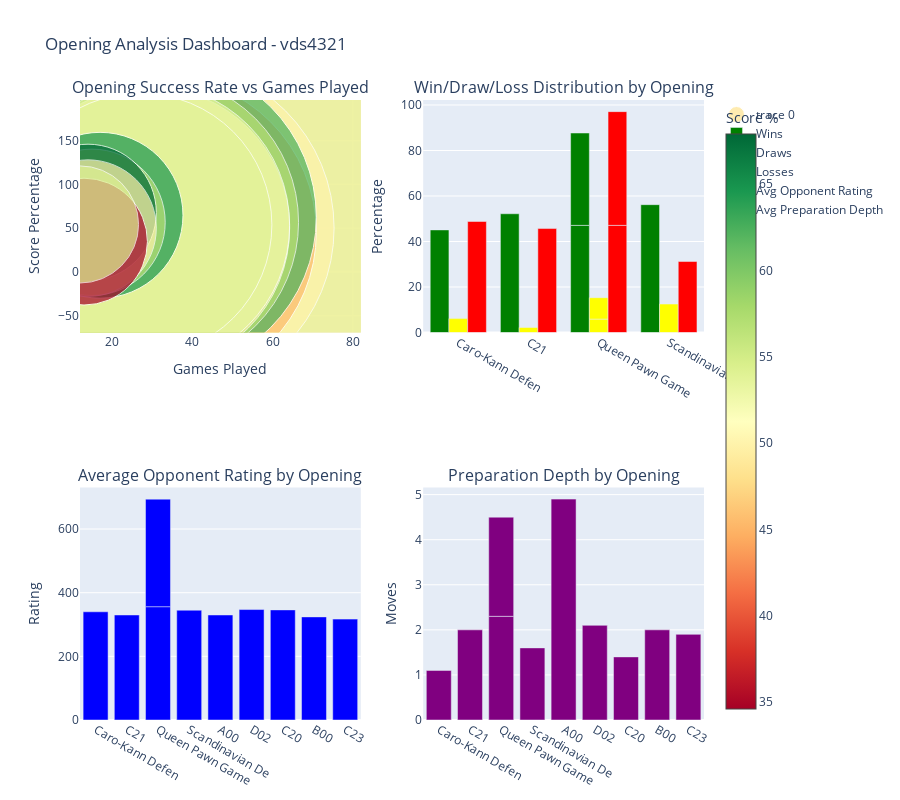

Here is the notebook cell this chart was saved with:
### Markdown cell above
## Step 4: Opening Performance Visualization

Create interactive visualizations of your opening performance.

### Code cell
if opening_analysis and len(opening_df) > 0:
    # Filter openings with at least 3 games for meaningful analysis
    significant_openings = opening_df[opening_df['total_games'] >= 3].head(15)
    
    # Create opening performance chart
    fig = make_subplots(
        rows=2, cols=2,
        subplot_titles=(
            'Opening Success Rate vs Games Played',
            'Win/Draw/Loss Distribution by Opening',
            'Average Opponent Rating by Opening',
            'Preparation Depth by Opening'
        ),
        specs=[[{"secondary_y": False}, {"type": "bar"}],
               [{"secondary_y": False}, {"secondary_y": False}]]
    )
    
    # Chart 1: Success rate vs games played (bubble chart)
    fig.add_trace(
        go.Scatter(
            x=significant_openings['total_games'],
            y=significant_openings['score_percentage'],
            mode='markers',
            marker=dict(
                size=significant_openings['total_games'],
                sizemode='diameter',
                sizeref=2.*max(significant_openings['total_games'])/(40.**2),
                sizemin=4,
                color=significant_openings['score_percentage'],
                colorscale='RdYlGn',
                showscale=True,
                colorbar=dict(title="Score %")
            ),
            text=[name[:20] for name in significant_openings['name']],
            textposition="middle center",
            hovertemplate='<b>%{text}</b><br>Games: %{x}<br>Score: %{y:.1f}%<extra></extra>'
        ),
        row=1, col=1
    )
    
    # Chart 2: Win/Draw/Loss distribution (stacked bar)
    top_5_openings = significant_openings.head(5)
    
    fig.add_trace(
        go.Bar(
            name='Wins',
            x=[name[:15] for name in top_5_openings['name']],
            y=top_5_openings['win_rate'],
            marker_color='green'
        ),
        row=1, col=2
    )
    
    fig.add_trace(
        go.Bar(
            name='Draws',
            x=[name[:15] for name in top_5_openings['name']],
            y=top_5_openings['draw_rate'],
            marker_color='yellow'
        ),
        row=1, col=2
    )
    
    fig.add_trace(
        go.Bar(
            name='Losses',
            x=[name[:15] for name in top_5_openings['name']],
            y=top_5_openings['loss_rate'],
            marker_color='red'
        ),
        row=1, col=2
    )
    
    # Chart 3: Average opponent rating
    fig.add_trace(
        go.Bar(
            x=[name[:15] for name in significant_openings.head(10)['name']],
            y=significant_openings.head(10)['avg_opponent_rating'],
            marker_color='blue',
            name='Avg Opponent Rating'
        ),
        row=2, col=1
    )
    
    # Chart 4: Preparation depth
    prep_data = significant_openings[significant_openings['avg_preparation_depth'] > 0].head(10)
    if len(prep_data) > 0:
        fig.add_trace(
            go.Bar(
                x=[name[:15] for name in prep_data['name']],
                y=prep_data['avg_preparation_depth'],
                marker_color='purple',
                name='Avg Preparation Depth'
            ),
            row=2, col=2
        )
    
    # Update layout
    fig.update_layout(
        height=800,
        title_text=f"Opening Analysis Dashboard - {USERNAME}",
        showlegend=True
    )
    
    # Update axes labels
    fig.update_xaxes(title_text="Games Played", row=1, col=1)
    fig.update_yaxes(title_text="Score Percentage", row=1, col=1)
    fig.update_yaxes(title_text="Percentage", row=1, col=2)
    fig.update_yaxes(title_text="Rating", row=2, col=1)
    fig.update_yaxes(title_text="Moves", row=2, col=2)
    
    fig.show()
    
else:
    print("❌ Insufficient data for opening visualization")

### Figure 1 — Plotly figure (JSON) as saved in the notebook; plotly's stock layout.template omitted (floating-point values rounded to 4 significant figures)
{"data": [{"hovertemplate": "<b>%{text}</b><br>Games: %{x}<br>Score: %{y:.1f}%<extra></extra>", "marker": {"color": [48.2, 53.3, 50.0, 45.3, 62.5, 56.7, 50.0, 53.4, 53.7, 64.7, 56.7, 67.9, 50.0, 34.6, 54.2], "colorbar": {"title": {"text": "Score %"}}, "colorscale": [[0, "rgb(165,0,38)"], [0.1, "rgb(215,48,39)"], [0.2, "rgb(244,109,67)"], [0.3, "rgb(253,174,97)"], [0.4, "rgb(254,224,139)"], [0.5, "rgb(255,255,191)"], [0.6, "rgb(217,239,139)"], [0.7, "rgb(166,217,106)"], [0.8, "rgb(102,189,99)"], [0.9, "rgb(26,152,80)"], [1, "rgb(0,104,55)"]], "showscale": true, "size": [82, 46, 34, 32, 32, 30, 29, 29, 27, 17, 15, 14, 14, 13, 12], "sizemin": 4, "sizemode": "diameter", "sizeref": 0.1025}, "mode": "markers", "text": ["Caro-Kann Defense", "C21", "Queen Pawn Game", "Queen Pawn Game", "Scandinavian Defense", "A00", "D02", "C20", "B00", "C23", "B15", "French Defense", "Pirc Defense", "Scotch Game", "C25"], "textposition": "middle center", "type": "scatter", "x": [82, 46, 34, 32, 32, 30, 29, 29, 27, 17, 15, 14, 14, 13, 12], "xaxis": "x", "y": [48.2, 53.3, 50.0, 45.3, 62.5, 56.7, 50.0, 53.4, 53.7, 64.7, 56.7, 67.9, 50.0, 34.6, 54.2], "yaxis": "y"}, {"marker": {"color": "green"}, "name": "Wins", "type": "bar", "x": ["Caro-Kann Defen", "C21", "Queen Pawn Game", "Queen Pawn Game", "Scandinavian De"], "xaxis": "x2", "y": [45.1, 52.2, 47.1, 40.6, 56.2], "yaxis": "y2"}, {"marker": {"color": "yellow"}, "name": "Draws", "type": "bar", "x": ["Caro-Kann Defen", "C21", "Queen Pawn Game", "Queen Pawn Game", "Scandinavian De"], "xaxis": "x2", "y": [6.1, 2.2, 5.9, 9.4, 12.5], "yaxis": "y2"}, {"marker": {"color": "red"}, "name": "Losses", "type": "bar", "x": ["Caro-Kann Defen", "C21", "Queen Pawn Game", "Queen Pawn Game", "Scandinavian De"], "xaxis": "x2", "y": [48.8, 45.7, 47.1, 50.0, 31.2], "yaxis": "y2"}, {"marker": {"color": "blue"}, "name": "Avg Opponent Rating", "type": "bar", "x": ["Caro-Kann Defen", "C21", "Queen Pawn Game", "Queen Pawn Game", "Scandinavian De", "A00", "D02", "C20", "B00", "C23"], "xaxis": "x3", "y": [340, 330, 356, 338, 345, 330, 347, 346, 324, 317], "yaxis": "y3"}, {"marker": {"color": "purple"}, "name": "Avg Preparation Depth", "type": "bar", "x": ["Caro-Kann Defen", "C21", "Queen Pawn Game", "Queen Pawn Game", "Scandinavian De", "A00", "D02", "C20", "B00", "C23"], "xaxis": "x4", "y": [1.1, 2.0, 2.3, 2.2, 1.6, 4.9, 2.1, 1.4, 2.0, 1.9], "yaxis": "y4"}], "layout": {"annotations": [{"font": {"size": 16}, "showarrow": false, "text": "Opening Success Rate vs Games Played", "x": 0.225, "xanchor": "center", "xref": "paper", "y": 1, "yanchor": "bottom", "yref": "paper"}, {"font": {"size": 16}, "showarrow": false, "text": "Win/Draw/Loss Distribution by Opening", "x": 0.775, "xanchor": "center", "xref": "paper", "y": 1, "yanchor": "bottom", "yref": "paper"}, {"font": {"size": 16}, "showarrow": false, "text": "Average Opponent Rating by Opening", "x": 0.225, "xanchor": "center", "xref": "paper", "y": 0.375, "yanchor": "bottom", "yref": "paper"}, {"font": {"size": 16}, "showarrow": false, "text": "Preparation Depth by Opening", "x": 0.775, "xanchor": "center", "xref": "paper", "y": 0.375, "yanchor": "bottom", "yref": "paper"}], "height": 800, "showlegend": true, "title": {"text": "Opening Analysis Dashboard - vds4321"}, "xaxis": {"anchor": "y", "domain": [0, 0.45], "title": {"text": "Games Played"}}, "xaxis2": {"anchor": "y2", "domain": [0.55, 1]}, "xaxis3": {"anchor": "y3", "domain": [0, 0.45]}, "xaxis4": {"anchor": "y4", "domain": [0.55, 1]}, "yaxis": {"anchor": "x", "domain": [0.625, 1], "title": {"text": "Score Percentage"}}, "yaxis2": {"anchor": "x2", "domain": [0.625, 1], "title": {"text": "Percentage"}}, "yaxis3": {"anchor": "x3", "domain": [0, 0.375], "title": {"text": "Rating"}}, "yaxis4": {"anchor": "x4", "domain": [0, 0.375], "title": {"text": "Moves"}}}}
